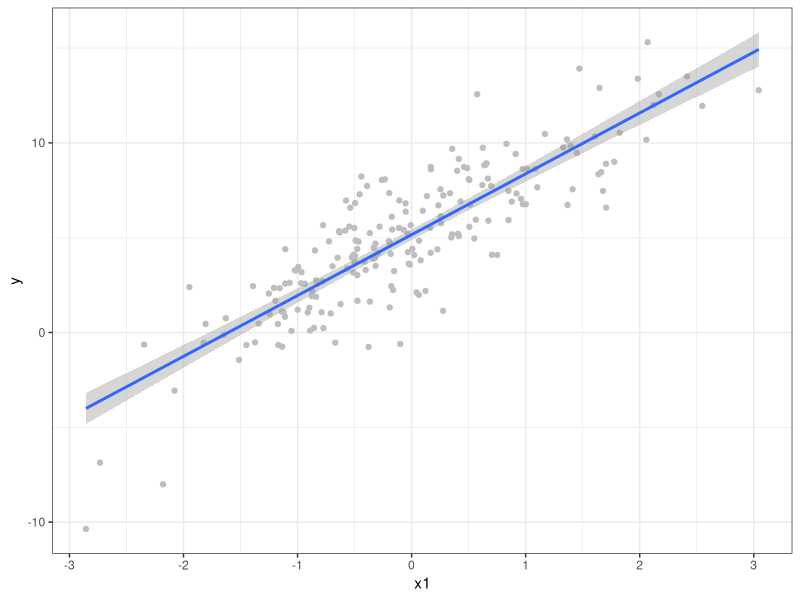
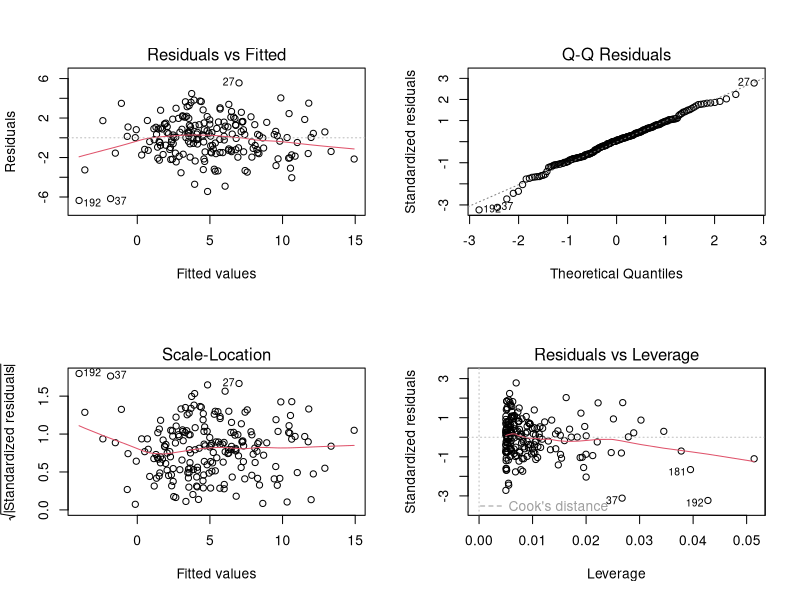
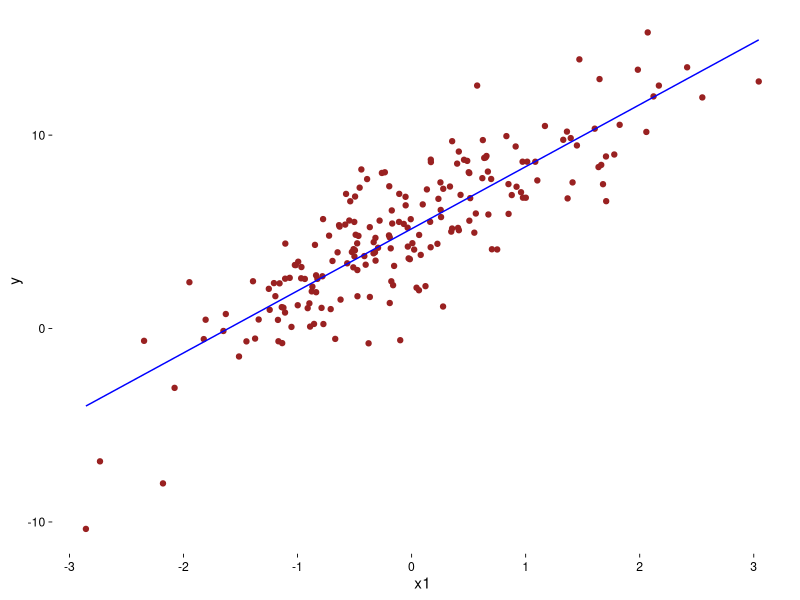

Reproduce these figures in R, in order.
## ---- chunk 1
    # loading in required packages
    if (!require("mvtnorm")) {
        install.packages("mvtnorm")
        library(mvtnorm)
    }
    if (!require("ggplot2")) {
        install.packages("ggplot2") 
        library(ggplot2)
    }
## ---- chunk 2
simulate_lm <- function(n, b, noise_sd, rho_x = 0) {
    # How many regressors?
    p <- length(b)

    # First, define a covariance matrix (Sigma) for the regressors. 
    # Note: assume that an intercept is also included in b.
    Sigma <- diag(p - 1)
    Sigma[upper.tri(Sigma)] <- Sigma[lower.tri(Sigma)] <- rho_x
  
    # Draw the design matrix from a multivariate normal.
    x <- rmvnorm(n = n, sigma = Sigma)

    # Then generate y as a function of x and gaussian noise.
    # A linear model of the form: y = Xb + e;
    # use matrix multiplication operator    
    y <- cbind(1, x) %*% b + rnorm(n, mean = 0, sd = noise_sd)
    
    # put x and y in a dataframe
    data <- data.frame(y, x)

    # rename all the x variables so that they have the following format:
    # x1, x2, ...
    names(data) <- c("y", paste0("x", 1:(p - 1)))

    return(data)
}

# lets try it out
set.seed(1234)
data <- simulate_lm(200, c(5, 3, -2), 2, 0.3)
head(data)
## ---- chunk 3
set.seed(1234)
data_train <- simulate_lm(200, c(5, 3), 2)
head(data_train)
## ---- chunk 4
figure <- ggplot(data_train, aes(x1, y)) +
    geom_point(shape = 19, colour = "gray") +
    geom_smooth(method = lm, formula = y ~ x, se = TRUE) +
    theme_bw()

print(figure)
## ---- chunk 5
# regress y on x
lmfit <- lm(y ~ x1, data = data_train)

# use the "summary" command on results to get a more detailed overview of the
# fit, you will get additional info like standard errors
summary(lmfit)

# extract the coefficients with SE's, t-statistics and p-values
# note that this is a matrix so we can extract anything we like from here
print(summary(lmfit)$coef) 
## ---- chunk 6
par(mfrow = c(2, 2))
plot(lmfit)
par(mfrow = c(1, 1))
## ---- chunk 7
pred_train <- fitted(lmfit)
head(pred_train)
## ---- chunk 8
mse_train <- mean((pred_train - data_train$y)^2)
mse_train
## ---- chunk 9
mse_base <- mean((mean(data_train$y) - data_train$y)^2)
mse_base
## ---- chunk 10
set.seed(4321)
data_test <- simulate_lm(100, c(5, 3), 2)
head(data_test)
## ---- chunk 11
pred_test <- predict(lmfit, data_test)
head(pred_test)
# compute the mean square error between predictions and true values, y
mse_test <- mean((pred_test - data_test$y)^2)
mse_test
# and benchmark against mse of just the sample mean of the training set
mse_base_test <- mean((mean(data_train$y) - data_test$y)^2 )
mse_base_test
## ---- chunk 12
lmfit2 <-lm(y ~ x1 + sqrt(abs(x1)) - 1, data = data_train)
lmfit2
summary(lmfit2)
## ---- chunk 13
lm_custom <- function(data, intercept = TRUE) {

    # we will assume that first column is the response variable
    # and all the others have the form x1, x2, ...
    
    # number of features
    m <- ncol(data) - 1

    # first we need to add a vector of 1's to our x (intercept),
    # if instructed by the intercept argument
    if (intercept) {
        X <- cbind(1, as.matrix(data[, 2:(m + 1)]))
    } else {
        X <- as.matrix(data[, 2:(m + 1)])
    }
    y <- data$y

    # Solve the normal equations. Note solve(A, b) rather than
    # solve(A) %*% b - same answer, better numerics.
    bhat <- solve(t(X) %*% X, t(X) %*% y)

    # compute the predictions for the training data, i.e. fitted values
    yhat <- X %*% bhat

    # compute the mean square error for the training data, between y and yhat
    mse <- mean((yhat - y)^2)

    return(list(coef = bhat, predictions = yhat, mse = mse))
}

# check out the function
lm_custom_fit <- lm_custom(data_train)
lm_custom_fit$coef

# compare it to the output of the lm function
coefficients(lmfit) 
## ---- chunk 14

# first create an additional data frame with x1 variable from data_train as one
# column and predictions from the model, yhat, as a second column
data_predicted <- data.frame(x1 = data_train$x1, yhat = lm_custom_fit$predictions) 

# generate the figure
figure <- 
    ggplot(data_train, aes(y = y, x = x1)) + 
    geom_point(size = 1.5, color = "#992121") +

    # you will need to use geom_line, but now with
    # data_predicted, to illustrate the lm_custom fit
    geom_line(data = data_predicted, aes(x = x1, y = yhat), 
              color = "blue") +

    theme(
        panel.grid.major = element_blank(),
        panel.grid.minor = element_blank(),
        panel.border = element_blank(),
        panel.background = element_blank(),
        axis.line.x = element_blank(),
        axis.line.y = element_blank(),
        axis.ticks = element_line(
            linetype = 1,
            colour = "black", linewidth = 0.3
        ), 
        axis.text = element_text(colour = "black"),
        axis.text.x = element_text(vjust = 0.5)
    )

# show the figure in the report
print(figure)
